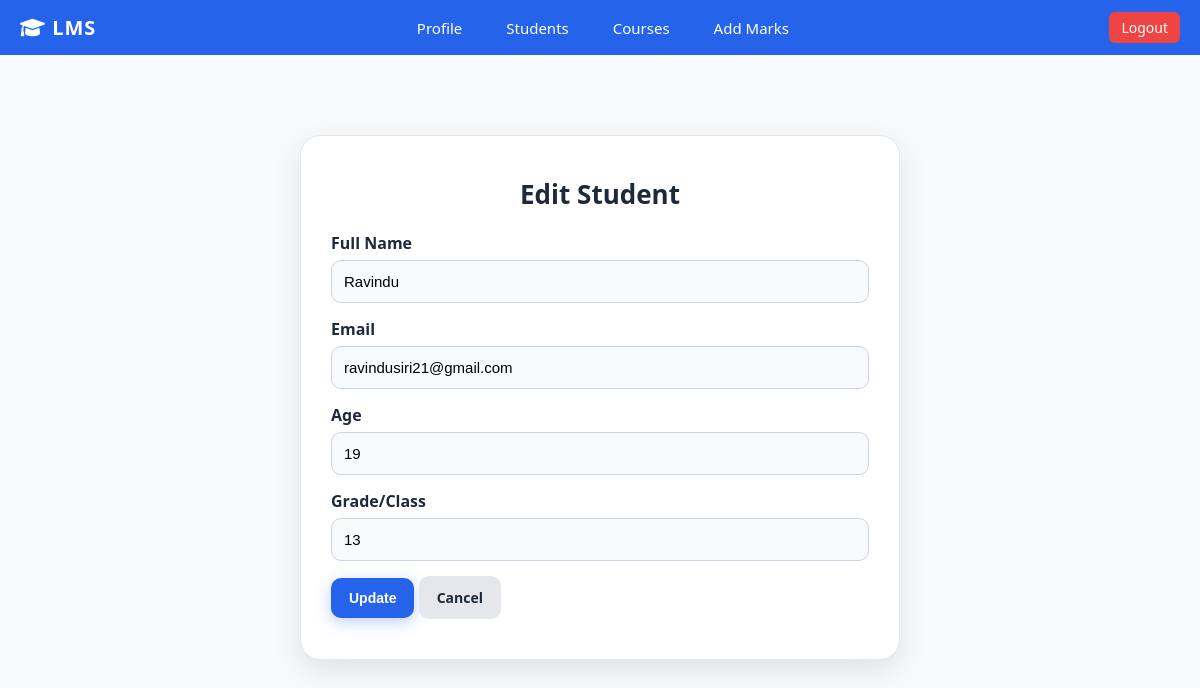
Page /student_management/edit_student.php?id=4 (signed in) on the committed database.
### tables this page shows
CREATE TABLE `students` (
  `id` int NOT NULL AUTO_INCREMENT,
  `name` varchar(100) DEFAULT NULL,
  `age` int DEFAULT NULL,
  `grade` varchar(10) DEFAULT NULL,
  `email` varchar(100) DEFAULT NULL,
  PRIMARY KEY (`id`),
  UNIQUE KEY `email` (`email`),
  UNIQUE KEY `email_2` (`email`)
);

### student_management/edit_student.php (the view, shortened to what this page needs)
<?php
include '../config/dbConnection.php';
include __DIR__ . '/../navbar.php';
$student_id = intval($_GET['id']);
$stmt = $conn->prepare("SELECT * FROM students WHERE id = ?");
$stmt->bind_param("i", $student_id);
$stmt->execute();
$result = $stmt->get_result();
$student = $result->fetch_assoc();
?>
<!DOCTYPE html>
<html lang="en">
<head>
    <link href="https://cdnjs.cloudflare.com/ajax/libs/font-awesome/6.0.0/css/all.min.css" rel="stylesheet">
</head>
<body>
    <div class="navbar-container">
        <?php include __DIR__ . '/../navbar.php'; ?>
    <div class="page-wrapper">
        <div class="edit-container">
            <h2 class="edit-title">Edit Student</h2>
            <form method="POST">
                <div class="form-group">
                    <label class="form-label">Full Name</label>
                    <input type="text" name="name" class="form-input" value="<?php echo htmlspecialchars($student['name']); ?>" required>
                </div>
                <div class="form-group">
                    <label class="form-label">Email</label>
                    <input type="email" name="email" class="form-input" value="<?php echo htmlspecialchars($student['email']); ?>" required>
                </div>
                <div class="form-group">
                    <label class="form-label">Age</label>
                    <input type="number" name="age" class="form-input" value="<?php echo htmlspecialchars($student['age']); ?>" required min="16" max="25">
                </div>
                <div class="form-group">
                    <label class="form-label">Grade/Class</label>
                    <input type="text" name="grade" class="form-input" value="<?php echo htmlspecialchars($student['grade']); ?>" required>
                </div>
                <button type="submit" class="btn btn-primary">Update</button>
                <a href="student_list.php" class="btn btn-secondary">Cancel</a>
            </form>
        </div>
    </div>
</body>
</html>

### student_management/edit_student.php (style rules this page uses)
* { margin: 0; padding: 0; box-sizing: border-box; }
body { font-family: 'Segoe UI', Tahoma, Geneva, Verdana, sans-serif; background: #f8fafc; min-height: 100vh; }
.navbar-container { position: fixed; top: 0; width: 100%; z-index: 1000; background: #1e293b; }
.page-wrapper { padding-top: 80px; display: flex; justify-content: center; align-items: center; padding-bottom: 40px; }
.edit-container { width: 100%; max-width: 600px; background: white; padding: 40px 30px; border-radius: 20px; box-shadow: 0 10px 30px rgba(0, 0, 0, 0.1); border: 1px solid #e5e7eb; animation: fadeInUp 0.6s ease-out; }
.edit-title { font-size: 26px; margin-bottom: 20px; text-align: center; color: #1e293b; font-weight: 600; }
.form-group { margin-bottom: 15px; }
.form-label { display: block; margin-bottom: 6px; font-weight: 600; color: #1e293b; }
.form-input { width: 100%; padding: 12px; border: 1px solid #cbd5e1; border-radius: 10px; font-size: 15px; background: #f9fafb; transition: border 0.3s ease; }
.btn { padding: 12px 18px; border: none; border-radius: 10px; cursor: pointer; font-weight: 600; font-size: 14px; transition: all 0.3s ease; display: inline-block; text-align: center; }
.btn-primary { background: #2563eb; color: white; box-shadow: 0 4px 15px rgba(37, 99, 235, 0.3); }
.btn-secondary { background: #e5e7eb; color: #1e293b; text-decoration: none; }

### rows in the picture
students: name "Ravindu", email "ravindusiri21@gmail.com", age "19", grade "13"
